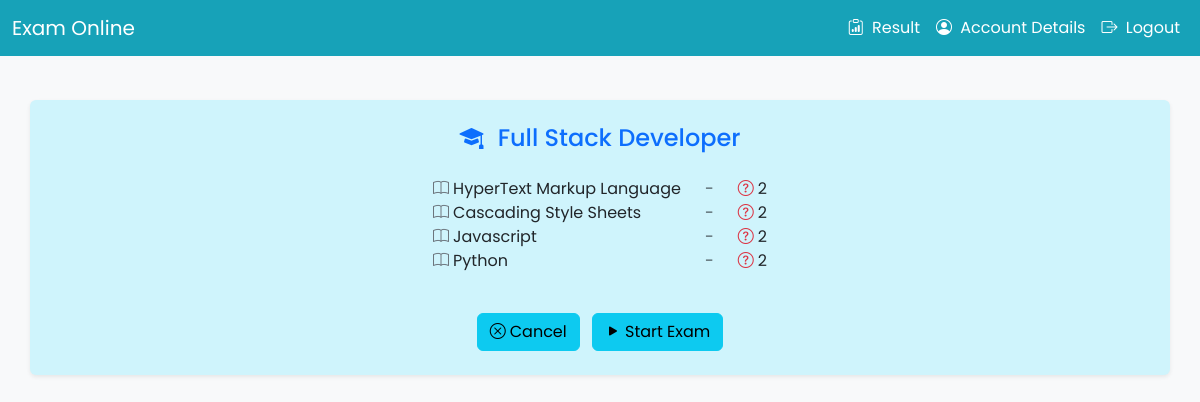
/examapp/examcourse/5/3, run on the app's committed database.
### examapp/models.py (models this page shows, shortened)
class coursemodel(models.Model):
    name=models.CharField(max_length=100)
    subjects=models.ManyToManyField(subjectmodel)

class subjectmodel(models.Model):
    name = models.CharField(max_length=100, unique=True)
    short_name=models.CharField(max_length=50)
    def __str__(self):
        return self.name

### examapp/views.py (the view)
# urls.py: path('examcourse/<int:cid>/<int:id>',views.examcourse),
def examcourse(request,cid,id):
    course = get_object_or_404(coursemodel, id=cid)
    user = get_object_or_404(usermodel, id=id)
    subjects=[]
    for subject in course.subjects.all():
        subjects.append(subject)
    totalque=[]
    for x in range(len(subjects)):
        available_questions = papermodel.objects.filter(subject=subjects[x]).values_list('id', flat=True)
        totalque.append(len(available_questions))
    return render(request,'examcourse.html',{'user':user,'course':course,'subjects':subjects,'totalque':totalque})

### examapp/templates/examcourse.html (shortened to what this page needs)
{% load static %}
<!DOCTYPE html>
<html lang="en">
<head>
    <link rel="stylesheet" href="{% static 'examapp/css/bootstrap.min.css' %}">
    <link rel="stylesheet" href="https://cdn.jsdelivr.net/npm/bootstrap-icons@1.10.5/font/bootstrap-icons.css">
</head>
<body>
    <nav class="navbar navbar-expand-lg fixed-top">
        <div class="container-fluid">
            <a class="navbar-brand" href="/examapp/user/{{ user.id }}">
                Exam Online
            </a>
            <div class="collapse navbar-collapse" id="navbarNavAltMarkup">
                <div class="navbar-nav w-100">
                    <a class="nav-link ms-auto" href="/examapp/examresult/{{ user.id }}">
                        <i class="bi bi-clipboard-data me-1"></i> Result
                    </a>
                    <button class="nav-link" type="button" data-bs-toggle="offcanvas" data-bs-target="#offcanvasNavbar"
                        style="color:white;">
                        <i class="bi bi-person-circle me-1"></i> Account Details
                    </button>
                    <a class="nav-link" href="/examapp/home">
                        <i class="bi bi-box-arrow-right me-1"></i> Logout
                    </a>
                </div>
            </div>
        </div>
    </nav>
    <div class="container-sm bg-info-subtle exam  p-4 rounded shadow-sm fade-in" style="margin-top: 100px;">
        <h4 id="course" class="text-center mb-4 text-primary"><i class="bi bi-mortarboard-fill me-2"></i>
            {{ course.name }}</h4>
        <div class="d-flex justify-content-center gap-4">
            <ul id="subjectList" class="list-unstyled">
                {% for x in subjects %}
                <li><i class="bi bi-book me-1 text-secondary"></i>{{ x }}</li>
                {% endfor %}
            </ul>
            <ul class="list-unstyled text-muted">
                {% for x in subjects %}
                <li> - </li>
                {% endfor %}
            </ul>
            <ul id="totalque" class="list-unstyled">
                {% for y in totalque %}
                <li><i class="bi bi-question-circle me-1 text-danger"></i>{{ y }}</li>
                {% endfor %}
            </ul>
        </div>
        <div class="text-center mt-4">
            <a href="/examapp/user/{{ user.id }}" class="btn btn-info me-2"><i
                    class="bi bi-x-circle me-1"></i>Cancel</a>
            <button type="button" class="btn btn-info" onclick="startexam()"><i class="bi bi-play-fill me-1"></i>Start
                Exam</button>
        </div>
    </div>
</body>
</html>

### examapp/templates/examcourse.html (style rules this page uses)
body { background-color: #f8f9fa; font-family: 'Poppins', sans-serif; }
.fade-in { animation: fadeIn 0.6s ease-in-out; }
.btn-info { transition: transform 0.3s ease, background-color 0.3s ease; }
.navbar { background-color: #17a2b8 !important; }
.navbar a { color: white !important; }

### data on the page
coursemodel: name "Full Stack Developer"
subjectmodel: name "HyperText Markup Language"
subjectmodel: name "Cascading Style Sheets"
subjectmodel: name "Javascript"
subjectmodel: name "Python"

### other printed values
{{ y }} "2" "2" "2" "2"
